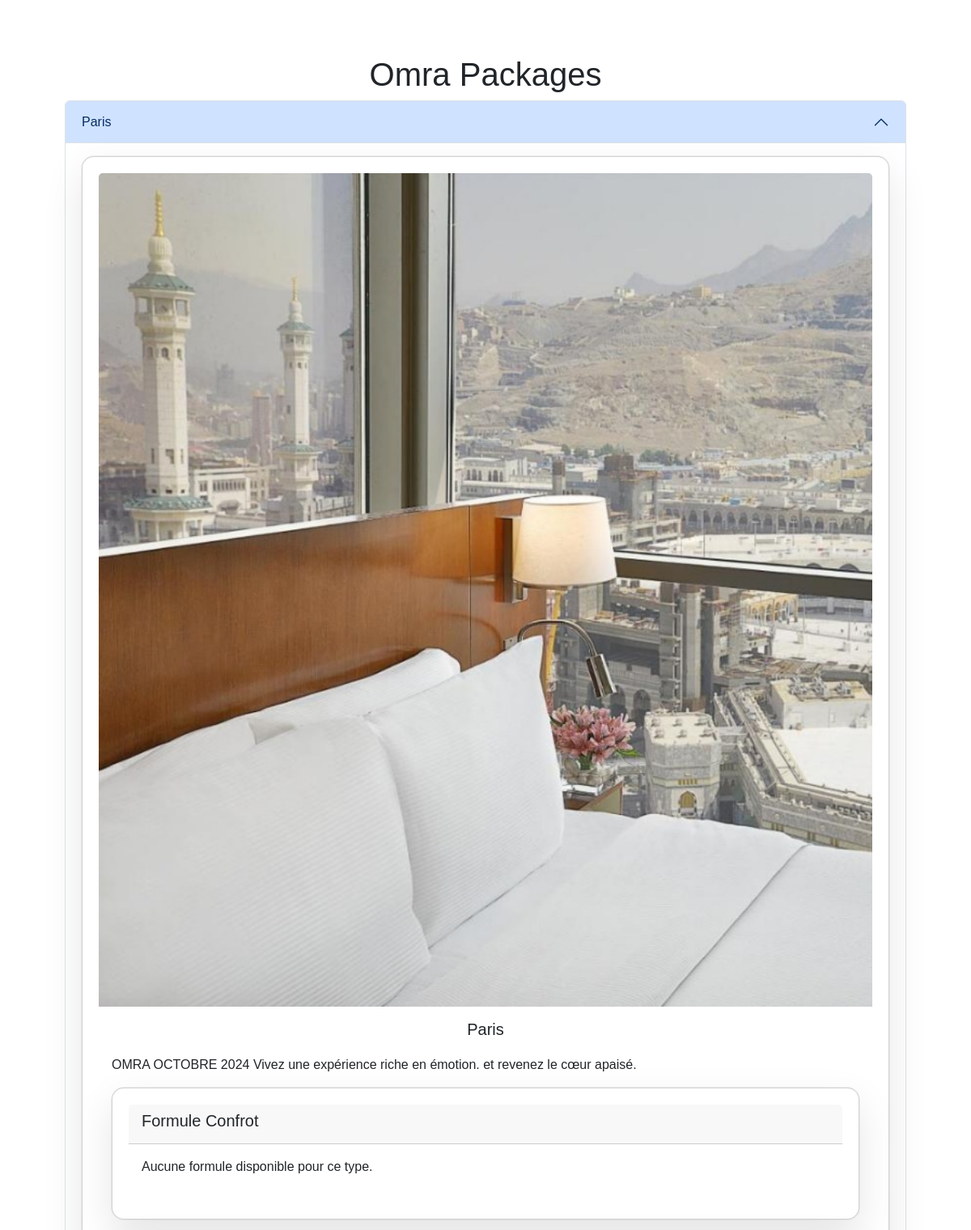
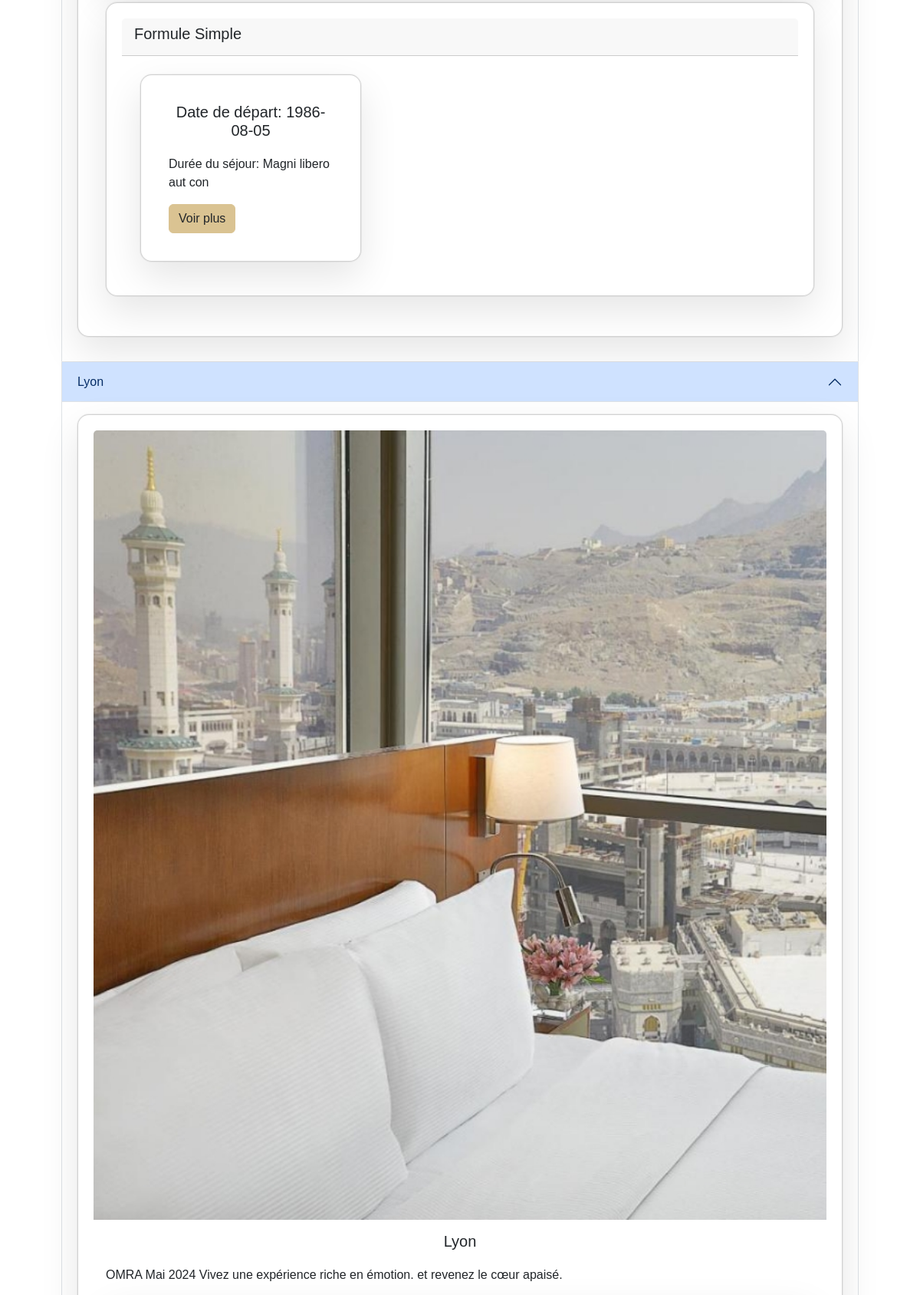
Screenshot of /wess.php (upper part) with the database file from the repository (2 pictures, top to bottom).
### tables this page shows
CREATE TABLE `omra_packages` (
  `id` int(11) NOT NULL,
  `nom` varchar(255) NOT NULL,
  `description` text NOT NULL,
  `photo` varchar(255) NOT NULL
);

CREATE TABLE `type_formule_omra` (
  `id` int(11) NOT NULL,
  `nom` varchar(255) NOT NULL,
  `formule_parent_id` int(11) DEFAULT NULL
);

CREATE TABLE `formules` (
  `id` int(11) NOT NULL,
  `package_id` int(11) NOT NULL,
  `date_depart` date DEFAULT NULL,
  `date_retour` date DEFAULT NULL,
  `statut` enum('activé','désactivé') NOT NULL,
  `duree_sejour` varchar(255) NOT NULL,
  `prix_chambre_quadruple` decimal(10,2) NOT NULL,
  `prix_chambre_triple` decimal(10,2) NOT NULL,
  `prix_chambre_double` decimal(10,2) NOT NULL,
  `prix_chambre_single` decimal(10,2) NOT NULL,
  `child_discount` decimal(10,2) NOT NULL,
  `prix_bebe` decimal(10,2) NOT NULL,
  `prix_chambre_quadruple_promo` decimal(10,2) NOT NULL,
  `prix_chambre_triple_promo` decimal(10,2) NOT NULL,
  `prix_chambre_double_promo` decimal(10,2) NOT NULL,
  `prix_chambre_single_promo` decimal(10,2) NOT NULL,
  `type_id` int(11) DEFAULT NULL,
  `created_at` timestamp NOT NULL DEFAULT current_timestamp() ON UPDATE current_timestamp(),
  `programs_id` longtext DEFAULT NULL CHECK (json_valid(`programs_id`))
);

### wess.php (the view, shortened to what this page needs)
<?php
$servername = "localhost";
$username = "root";
$password = "";
$dbname = "albayt";
$conn = mysqli_connect($servername, $username, $password, $dbname);
$sql_packages = "SELECT * FROM omra_packages";
$result_packages = mysqli_query($conn, $sql_packages);
?>
<!DOCTYPE html>
<html lang="fr">
<head>
    <link rel="stylesheet" href="https://cdnjs.cloudflare.com/ajax/libs/font-awesome/5.15.4/css/all.min.css"
 />
    <link href="https://cdn.jsdelivr.net/npm/bootstrap@5.1.0/dist/css/bootstrap.min.css" rel="stylesheet">
    <link href="https://cdn.jsdelivr.net/npm/bootstrap@5.3.0/dist/css/bootstrap.min.css" rel="stylesheet">
    <link rel="stylesheet" href="https://cdnjs.cloudflare.com/ajax/libs/font-awesome/6.4.0/css/all.min.css">
</head>
<body>
    <main class="container mt-5">
        <h1 class="text-center">Omra Packages</h1>
        <div class="accordion" id="omraPackagesAccordion">
            <?php
            if (mysqli_num_rows($result_packages) > 0) {
                while ($package = mysqli_fetch_assoc($result_packages)) {
                    $package_id = $package['id'];
                    $package_name = $package['nom'];
                    $package_description = $package['description'];
                    $package_photo = $package['photo'];
                    ?>
                    <div class="accordion-item">
                        <h2 class="accordion-header" id="heading<?php echo $package_id; ?>">
                            <button class="accordion-button" type="button" data-bs-toggle="collapse"
                                data-bs-target="#collapse<?php echo $package_id; ?>" aria-expanded="true"
                                aria-controls="collapse<?php echo $package_id; ?>">
                                <?php echo $package_name; ?>
                            </button>
                        </h2>
                        <div id="collapse<?php echo $package_id; ?>" class="accordion-collapse collapse show"
                            aria-labelledby="heading<?php echo $package_id; ?>" data-bs-parent="#omraPackagesAccordion">
                            <div class="accordion-body">
                                <div class="card mb-3">
                                    <img src="<?php echo $package_photo; ?>" class="card-img-top" alt="<?php echo $package_name; ?>">
                                    <div class="card-body">
                                        <h5 class="card-title"><?php echo $package_name; ?></h5>
                                        <p class="card-text"><?php echo $package_description; ?></p>
                                        <?php
                                        $sql_types = "SELECT * FROM type_formule_omra WHERE formule_parent_id = $package_id";
                                        $result_types = mysqli_query($conn, $sql_types);
                                        if (mysqli_num_rows($result_types) > 0) {
                                            while ($type = mysqli_fetch_assoc($result_types)) {
                                                $type_id = $type['id'];
                                                $type_name = $type['nom'];
                                                ?>
                                                <div class="card mb-3">
                                                    <div class="card-header">
                                                        <h5><?php echo $type_name; ?></h5>
                                                    </div>
                                                    <div class="card-body">
                                                        <?php
                                                        $sql_formulas = "SELECT * FROM formules WHERE type_id = $type_id  AND package_id = $package_id AND statut = 'activé' ORDER BY prix_chambre_quadruple ASC";
                                                        $result_formulas = mysqli_query($conn, $sql_formulas);
                                                        if (mysqli_num_rows($result_formulas) > 0) {
                                                            ?>
                                                            <div class="row">
                                                                <div class="col-12">
                                                                    <div class="d-flex flex-wrap">
                                                                        <?php
                                                                        while ($formule = mysqli_fetch_assoc($result_formulas)) {
                                                                            $formule_id = $formule['id'];
                                                                            $date_depart = $formule['date_depart'];
                                                                            $duree_sejour = $formule['duree_sejour'];
                                                                            ?>
                                                                            <div class="card m-2 formule-item" style="width: 18rem;">
                                                                                <div class="card-body">
                                                                                    <h5 class="card-title">
                                                                                        Date de départ: <?php echo $date_depart; ?>
                                                                                    </h5>
                                                                                    <p class="card-text">
                                                                                        Durée du séjour: <?php echo $duree_sejour; ?>
                                                                                    </p>
                                                                                    <a href="#autreDatesModal<?php echo $formule_id; ?>"
                                                                                        class="btn btn-primary" data-bs-toggle="modal">
                                                                                        Voir plus
                                                                                    </a>
                                                                                </div>
                                                                            </div>
                                                                            <?php
                                                                        }
                                                                        ?>
                                                                    </div>
                                                                </div>
                                                            </div>
                                                            <?php
                                                        } else {
                                                            echo "<p>Aucune formule disponible pour ce type.</p>";
                                                        }
                                                        ?>
                                                    </div>
                                                </div>
                                                <?php
                                            }
                                        } else {
                                            echo "<p>Aucun type de formule disponible pour ce package pour le moment.</p>";
                                        }
                                        ?>
                                    </div>
                                </div>
                            </div>
                        </div>
                    </div>
                    <?php
                }
            } else {
                echo "<p>Aucun package Omra disponible pour le moment.</p>";
            }
            ?>
        </div>
    </main>
</body>
</html>

### wess.php (style rules this page uses)
.card-body a { text-decoration: none !important; color: inherit !important; }
body { font-family: Arial, sans-serif; margin: 0; padding: 0; box-sizing: border-box; }
.container { width: 90%; margin: auto; padding: 20px; border-radius: 10px; }
h2 { text-align: center; color: #333; }
.card { background-color: #FFF; box-shadow: 0 0 0 1px rgba(0, 0, 0, 0.05), 0 20px 50px 0 rgba(0, 0, 0, 0.1); border-radius: 15px; overflow: hidden; padding: 1.25rem; position: relative; transition: .15s ease-in; }
.card a { text-decoration: none; color: inherit; }
.btn-primary { color: #fff; background-color: #dac392; border-color: #dac392; }
@media (min-width: 1200px) { .container { max-width: 1300px; } }
h5.card-title { margin-bottom: 1em; }
h5.card-title { text-align: center; }

### rows the page displays
omra_packages: nom "Paris", photo (picture), description "OMRA OCTOBRE 2024 Vivez une expérience riche en émotion. et revenez le cœur apaisé."
type_formule_omra: nom "Formule Confrot", shows "Aucune formule disponible pour ce type."
type_formule_omra: nom "Formule Simple"
formules: date_depart "1986-08-05", duree_sejour "Magni libero aut con"
omra_packages: nom "Lyon", photo (picture), description "OMRA Mai 2024 Vivez une expérience riche en émotion. et revenez le cœur apaisé."
